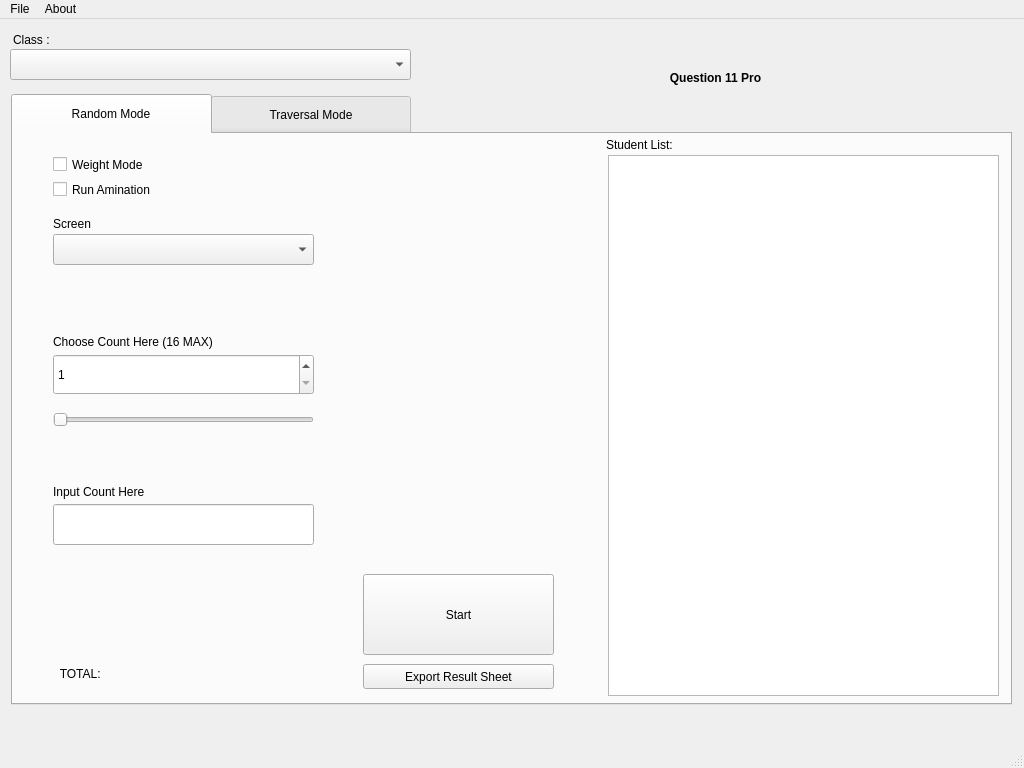
<?xml version="1.0" encoding="UTF-8"?>
<ui version="4.0">
 <class>QuestionMainWindow</class>
 <widget class="QMainWindow" name="QuestionMainWindow">
  <property name="geometry">
   <rect>
    <x>0</x>
    <y>0</y>
    <width>1024</width>
    <height>768</height>
   </rect>
  </property>
  <property name="minimumSize">
   <size>
    <width>1024</width>
    <height>768</height>
   </size>
  </property>
  <property name="maximumSize">
   <size>
    <width>1024</width>
    <height>768</height>
   </size>
  </property>
  <property name="windowTitle">
   <string>Question 11 Pro</string>
  </property>
  <widget class="QWidget" name="centralwidget">
   <widget class="QComboBox" name="classComboBox">
    <property name="geometry">
     <rect>
      <x>10</x>
      <y>30</y>
      <width>401</width>
      <height>31</height>
     </rect>
    </property>
    <property name="styleSheet">
     <string notr="true">font: 10pt &quot;Microsoft YaHei UI&quot;;</string>
    </property>
   </widget>
   <widget class="QTabWidget" name="tabWidget">
    <property name="geometry">
     <rect>
      <x>11</x>
      <y>75</y>
      <width>1001</width>
      <height>611</height>
     </rect>
    </property>
    <property name="styleSheet">
     <string notr="true">QTabBar::tab{width:200}
QTabBar::tab{height:40}
QTabBar::tab{font: oblique 12pt &quot;得意黑&quot;;}
</string>
    </property>
    <property name="tabShape">
     <enum>QTabWidget::TabShape::Rounded</enum>
    </property>
    <property name="currentIndex">
     <number>0</number>
    </property>
    <widget class="QWidget" name="tabWidgetPage1">
     <property name="enabled">
      <bool>true</bool>
     </property>
     <attribute name="title">
      <string>Random Mode</string>
     </attribute>
     <widget class="QTableView" name="tableView_SelectedStudents">
      <property name="geometry">
       <rect>
        <x>595</x>
        <y>21</y>
        <width>391</width>
        <height>541</height>
       </rect>
      </property>
      <property name="styleSheet">
       <string notr="true">font: oblique 26pt &quot;得意黑&quot;;</string>
      </property>
     </widget>
     <widget class="QComboBox" name="screenComboBox">
      <property name="geometry">
       <rect>
        <x>40</x>
        <y>100</y>
        <width>261</width>
        <height>31</height>
       </rect>
      </property>
     </widget>
     <widget class="QLabel" name="screenTipLabel">
      <property name="geometry">
       <rect>
        <x>40</x>
        <y>80</y>
        <width>261</width>
        <height>21</height>
       </rect>
      </property>
      <property name="text">
       <string>&lt;html&gt;&lt;head/&gt;&lt;body&gt;&lt;p&gt;Screen&lt;/p&gt;&lt;/body&gt;&lt;/html&gt;</string>
      </property>
     </widget>
     <widget class="QSpinBox" name="chooseCountSpinBox">
      <property name="geometry">
       <rect>
        <x>40</x>
        <y>220</y>
        <width>261</width>
        <height>41</height>
       </rect>
      </property>
      <property name="styleSheet">
       <string notr="true">font: oblique 20pt &quot;得意黑&quot;;</string>
      </property>
      <property name="minimum">
       <number>1</number>
      </property>
      <property name="maximum">
       <number>16</number>
      </property>
     </widget>
     <widget class="QSlider" name="chooseCountSlider">
      <property name="geometry">
       <rect>
        <x>40</x>
        <y>270</y>
        <width>261</width>
        <height>31</height>
       </rect>
      </property>
      <property name="minimum">
       <number>1</number>
      </property>
      <property name="maximum">
       <number>16</number>
      </property>
      <property name="pageStep">
       <number>4</number>
      </property>
      <property name="orientation">
       <enum>Qt::Orientation::Horizontal</enum>
      </property>
      <property name="tickPosition">
       <enum>QSlider::TickPosition::NoTicks</enum>
      </property>
      <property name="tickInterval">
       <number>0</number>
      </property>
     </widget>
     <widget class="QLabel" name="chooseTipLabel">
      <property name="geometry">
       <rect>
        <x>40</x>
        <y>200</y>
        <width>261</width>
        <height>16</height>
       </rect>
      </property>
      <property name="text">
       <string>Choose Count Here (16 MAX)</string>
      </property>
     </widget>
     <widget class="QLineEdit" name="countEditor">
      <property name="geometry">
       <rect>
        <x>40</x>
        <y>370</y>
        <width>261</width>
        <height>41</height>
       </rect>
      </property>
      <property name="styleSheet">
       <string notr="true">font: oblique 20pt &quot;得意黑&quot;;</string>
      </property>
      <property name="text">
       <string/>
      </property>
     </widget>
     <widget class="QLabel" name="inputTipLabel">
      <property name="geometry">
       <rect>
        <x>40</x>
        <y>350</y>
        <width>261</width>
        <height>16</height>
       </rect>
      </property>
      <property name="text">
       <string>Input Count Here</string>
      </property>
     </widget>
     <widget class="QLabel" name="label_Total">
      <property name="geometry">
       <rect>
        <x>10</x>
        <y>520</y>
        <width>81</width>
        <height>41</height>
       </rect>
      </property>
      <property name="styleSheet">
       <string notr="true">font: oblique 16pt &quot;得意黑&quot;;</string>
      </property>
      <property name="text">
       <string>&lt;html&gt;&lt;head/&gt;&lt;body&gt;&lt;p align=&quot;right&quot;&gt;TOTAL: &lt;/p&gt;&lt;/body&gt;&lt;/html&gt;</string>
      </property>
     </widget>
     <widget class="QPushButton" name="startButton">
      <property name="geometry">
       <rect>
        <x>350</x>
        <y>440</y>
        <width>191</width>
        <height>81</height>
       </rect>
      </property>
      <property name="styleSheet">
       <string notr="true">font: oblique 28pt &quot;得意黑&quot;;</string>
      </property>
      <property name="text">
       <string>Start</string>
      </property>
     </widget>
     <widget class="QLabel" name="countShowLabel">
      <property name="geometry">
       <rect>
        <x>90</x>
        <y>520</y>
        <width>211</width>
        <height>41</height>
       </rect>
      </property>
      <property name="styleSheet">
       <string notr="true">font: oblique 16pt &quot;得意黑&quot;;</string>
      </property>
      <property name="text">
       <string/>
      </property>
     </widget>
     <widget class="QLabel" name="logoLabel">
      <property name="geometry">
       <rect>
        <x>319</x>
        <y>100</y>
        <width>261</width>
        <height>261</height>
       </rect>
      </property>
      <property name="text">
       <string/>
      </property>
     </widget>
     <widget class="QLabel" name="studentListLabel">
      <property name="geometry">
       <rect>
        <x>593</x>
        <y>0</y>
        <width>391</width>
        <height>21</height>
       </rect>
      </property>
      <property name="text">
       <string>Student List:</string>
      </property>
     </widget>
     <widget class="QCheckBox" name="weightModeCheckBox">
      <property name="geometry">
       <rect>
        <x>40</x>
        <y>20</y>
        <width>261</width>
        <height>21</height>
       </rect>
      </property>
      <property name="text">
       <string>Weight Mode</string>
      </property>
     </widget>
     <widget class="QPushButton" name="exportResultButton">
      <property name="geometry">
       <rect>
        <x>350</x>
        <y>530</y>
        <width>191</width>
        <height>25</height>
       </rect>
      </property>
      <property name="text">
       <string>Export Result Sheet</string>
      </property>
     </widget>
     <widget class="QCheckBox" name="runAnimationButton">
      <property name="geometry">
       <rect>
        <x>40</x>
        <y>45</y>
        <width>261</width>
        <height>21</height>
       </rect>
      </property>
      <property name="text">
       <string>Run Amination</string>
      </property>
     </widget>
    </widget>
    <widget class="QWidget" name="tabWidgetPage2">
     <attribute name="title">
      <string>Traversal Mode</string>
     </attribute>
     <widget class="QPushButton" name="resetButton">
      <property name="geometry">
       <rect>
        <x>10</x>
        <y>510</y>
        <width>141</width>
        <height>31</height>
       </rect>
      </property>
      <property name="text">
       <string>Reset</string>
      </property>
     </widget>
     <widget class="QLabel" name="labelUnlockedRequired">
      <property name="geometry">
       <rect>
        <x>10</x>
        <y>540</y>
        <width>141</width>
        <height>21</height>
       </rect>
      </property>
      <property name="styleSheet">
       <string notr="true"/>
      </property>
      <property name="text">
       <string>&lt;html&gt;&lt;head/&gt;&lt;body&gt;&lt;p align=&quot;center&quot;&gt;Unlocked Required&lt;/p&gt;&lt;/body&gt;&lt;/html&gt;</string>
      </property>
     </widget>
     <widget class="QLabel" name="label_haveNotSelectedStudents">
      <property name="geometry">
       <rect>
        <x>600</x>
        <y>0</y>
        <width>391</width>
        <height>21</height>
       </rect>
      </property>
      <property name="text">
       <string>Student List:</string>
      </property>
     </widget>
     <widget class="QPushButton" name="startTraversalButton">
      <property name="geometry">
       <rect>
        <x>110</x>
        <y>110</y>
        <width>221</width>
        <height>61</height>
       </rect>
      </property>
      <property name="styleSheet">
       <string notr="true">font: oblique 28pt &quot;得意黑&quot;;</string>
      </property>
      <property name="text">
       <string>Start</string>
      </property>
     </widget>
     <widget class="QLineEdit" name="nameShower">
      <property name="geometry">
       <rect>
        <x>70</x>
        <y>280</y>
        <width>451</width>
        <height>91</height>
       </rect>
      </property>
      <property name="styleSheet">
       <string notr="true">font: oblique 38pt &quot;得意黑&quot;;</string>
      </property>
      <property name="text">
       <string/>
      </property>
     </widget>
     <widget class="QLineEdit" name="idShower">
      <property name="geometry">
       <rect>
        <x>70</x>
        <y>400</y>
        <width>451</width>
        <height>31</height>
       </rect>
      </property>
      <property name="text">
       <string/>
      </property>
     </widget>
     <widget class="QLabel" name="label_8">
      <property name="geometry">
       <rect>
        <x>70</x>
        <y>380</y>
        <width>451</width>
        <height>21</height>
       </rect>
      </property>
      <property name="text">
       <string>ID:</string>
      </property>
     </widget>
     <widget class="QLabel" name="label_9">
      <property name="geometry">
       <rect>
        <x>70</x>
        <y>260</y>
        <width>451</width>
        <height>21</height>
       </rect>
      </property>
      <property name="text">
       <string>Name:</string>
      </property>
     </widget>
     <widget class="QLabel" name="lastStudentTipLabel">
      <property name="geometry">
       <rect>
        <x>180</x>
        <y>480</y>
        <width>101</width>
        <height>21</height>
       </rect>
      </property>
      <property name="text">
       <string>&lt;html&gt;&lt;head/&gt;&lt;body&gt;&lt;p align=&quot;right&quot;&gt;Last Student: &lt;/p&gt;&lt;/body&gt;&lt;/html&gt;</string>
      </property>
     </widget>
     <widget class="QLabel" name="lastStudentIDTipLabel">
      <property name="geometry">
       <rect>
        <x>180</x>
        <y>530</y>
        <width>101</width>
        <height>21</height>
       </rect>
      </property>
      <property name="text">
       <string>&lt;html&gt;&lt;head/&gt;&lt;body&gt;&lt;p align=&quot;right&quot;&gt;ID: &lt;/p&gt;&lt;/body&gt;&lt;/html&gt;</string>
      </property>
     </widget>
     <widget class="QLabel" name="lastStudentLabel">
      <property name="geometry">
       <rect>
        <x>290</x>
        <y>505</y>
        <width>291</width>
        <height>21</height>
       </rect>
      </property>
      <property name="text">
       <string>&lt;html&gt;&lt;head/&gt;&lt;body&gt;&lt;p&gt;&lt;br/&gt;&lt;/p&gt;&lt;/body&gt;&lt;/html&gt;</string>
      </property>
     </widget>
     <widget class="QLabel" name="lastStudentIDLabel">
      <property name="geometry">
       <rect>
        <x>290</x>
        <y>530</y>
        <width>291</width>
        <height>21</height>
       </rect>
      </property>
      <property name="text">
       <string>&lt;html&gt;&lt;head/&gt;&lt;body&gt;&lt;p&gt;&lt;br/&gt;&lt;/p&gt;&lt;/body&gt;&lt;/html&gt;</string>
      </property>
     </widget>
     <widget class="QLabel" name="logoLabel_2">
      <property name="geometry">
       <rect>
        <x>380</x>
        <y>40</y>
        <width>200</width>
        <height>200</height>
       </rect>
      </property>
      <property name="text">
       <string/>
      </property>
     </widget>
     <widget class="QTableView" name="noQuestionedStudentsTableView">
      <property name="geometry">
       <rect>
        <x>600</x>
        <y>20</y>
        <width>391</width>
        <height>541</height>
       </rect>
      </property>
     </widget>
     <widget class="QLineEdit" name="customIdShow">
      <property name="geometry">
       <rect>
        <x>110</x>
        <y>190</y>
        <width>221</width>
        <height>31</height>
       </rect>
      </property>
     </widget>
     <widget class="QLabel" name="lastStudentNameTipLabel">
      <property name="geometry">
       <rect>
        <x>180</x>
        <y>505</y>
        <width>101</width>
        <height>21</height>
       </rect>
      </property>
      <property name="text">
       <string>&lt;html&gt;&lt;head/&gt;&lt;body&gt;&lt;p align=&quot;right&quot;&gt;Name: &lt;/p&gt;&lt;/body&gt;&lt;/html&gt;</string>
      </property>
     </widget>
    </widget>
   </widget>
   <widget class="QLabel" name="label_ClassComboBoxShow">
    <property name="geometry">
     <rect>
      <x>13</x>
      <y>11</y>
      <width>401</width>
      <height>20</height>
     </rect>
    </property>
    <property name="styleSheet">
     <string notr="true"/>
    </property>
    <property name="text">
     <string>&lt;html&gt;&lt;head/&gt;&lt;body&gt;&lt;p&gt;Class :&lt;/p&gt;&lt;/body&gt;&lt;/html&gt;</string>
    </property>
   </widget>
   <widget class="QLabel" name="titleLabel">
    <property name="geometry">
     <rect>
      <x>420</x>
      <y>30</y>
      <width>591</width>
      <height>58</height>
     </rect>
    </property>
    <property name="styleSheet">
     <string notr="true">font: oblique 36pt &quot;得意黑&quot;;</string>
    </property>
    <property name="text">
     <string>&lt;html&gt;&lt;head/&gt;&lt;body&gt;&lt;p align=&quot;center&quot;&gt;&lt;span style=&quot; font-weight:700;&quot;&gt;Question 11 Pro&lt;/span&gt;&lt;/p&gt;&lt;/body&gt;&lt;/html&gt;</string>
    </property>
   </widget>
  </widget>
  <widget class="QStatusBar" name="statusbar"/>
  <widget class="QMenuBar" name="menubar">
   <property name="geometry">
    <rect>
     <x>0</x>
     <y>0</y>
     <width>1024</width>
     <height>21</height>
    </rect>
   </property>
   <widget class="QMenu" name="menuFile">
    <property name="title">
     <string>File</string>
    </property>
    <addaction name="actionNew_Class"/>
    <addaction name="separator"/>
    <addaction name="actionHistory"/>
    <addaction name="actionManager"/>
    <addaction name="actionOpen_DashBoard"/>
    <addaction name="separator"/>
    <addaction name="actionImport"/>
    <addaction name="actionExport"/>
    <addaction name="separator"/>
    <addaction name="actionExit"/>
   </widget>
   <widget class="QMenu" name="menuAbout">
    <property name="title">
     <string>About</string>
    </property>
    <addaction name="actionAbout_Qt6"/>
    <addaction name="separator"/>
    <addaction name="actionAbout_Question"/>
    <addaction name="actionAbout_Us"/>
    <addaction name="separator"/>
    <addaction name="actionHelp"/>
   </widget>
   <addaction name="menuFile"/>
   <addaction name="menuAbout"/>
  </widget>
  <action name="actionNew_Class">
   <property name="icon">
    <iconset resource="resources.qrc">
     <normaloff>:/images/resources/images/newclass.png</normaloff>:/images/resources/images/newclass.png</iconset>
   </property>
   <property name="text">
    <string>New Class</string>
   </property>
  </action>
  <action name="actionExit">
   <property name="icon">
    <iconset resource="resources.qrc">
     <normaloff>:/images/resources/images/exit.png</normaloff>:/images/resources/images/exit.png</iconset>
   </property>
   <property name="text">
    <string>Exit</string>
   </property>
  </action>
  <action name="actionFormat_Text">
   <property name="icon">
    <iconset resource="resources.qrc">
     <normaloff>:/images/resources/images/text.png</normaloff>:/images/resources/images/text.png</iconset>
   </property>
   <property name="text">
    <string>Format Text</string>
   </property>
  </action>
  <action name="actionQuestion_Data_qcg">
   <property name="icon">
    <iconset resource="resources.qrc">
     <normaloff>:/images/resources/images/data.png</normaloff>:/images/resources/images/data.png</iconset>
   </property>
   <property name="text">
    <string>Question Data(*.qcg)</string>
   </property>
  </action>
  <action name="actionFormat_Text_2">
   <property name="icon">
    <iconset resource="resources.qrc">
     <normaloff>:/images/resources/images/text.png</normaloff>:/images/resources/images/text.png</iconset>
   </property>
   <property name="text">
    <string>Format Text</string>
   </property>
  </action>
  <action name="actionQuestion">
   <property name="icon">
    <iconset resource="resources.qrc">
     <normaloff>:/images/resources/images/data.png</normaloff>:/images/resources/images/data.png</iconset>
   </property>
   <property name="text">
    <string>Question Data(*.qcg)</string>
   </property>
  </action>
  <action name="actionAbout_Qt6">
   <property name="icon">
    <iconset resource="resources.qrc">
     <normaloff>:/icons/resources/qt_logo.png</normaloff>:/icons/resources/qt_logo.png</iconset>
   </property>
   <property name="text">
    <string>About Qt6</string>
   </property>
  </action>
  <action name="actionAbout_Question">
   <property name="icon">
    <iconset resource="resources.qrc">
     <normaloff>:/icons/resources/QuestionIcon11.png</normaloff>:/icons/resources/QuestionIcon11.png</iconset>
   </property>
   <property name="text">
    <string>About Question</string>
   </property>
  </action>
  <action name="actionAbout_Us">
   <property name="icon">
    <iconset resource="resources.qrc">
     <normaloff>:/images/resources/images/aboutUs.png</normaloff>:/images/resources/images/aboutUs.png</iconset>
   </property>
   <property name="text">
    <string>About Us</string>
   </property>
  </action>
  <action name="actionWeChat">
   <property name="icon">
    <iconset>
     <normaloff>:/icons/resources/wechat.jpg</normaloff>:/icons/resources/wechat.jpg</iconset>
   </property>
   <property name="text">
    <string>WeChat</string>
   </property>
  </action>
  <action name="actionAlipay">
   <property name="icon">
    <iconset>
     <normaloff>:/icons/resources/alipay.png</normaloff>:/icons/resources/alipay.png</iconset>
   </property>
   <property name="text">
    <string>Alipay</string>
   </property>
  </action>
  <action name="actionSettings">
   <property name="icon">
    <iconset resource="resources.qrc">
     <normaloff>:/images/resources/images/settings.png</normaloff>:/images/resources/images/settings.png</iconset>
   </property>
   <property name="text">
    <string>Settings</string>
   </property>
  </action>
  <action name="actionManager">
   <property name="icon">
    <iconset resource="resources.qrc">
     <normaloff>:/images/resources/images/manager.png</normaloff>:/images/resources/images/manager.png</iconset>
   </property>
   <property name="text">
    <string>Manager</string>
   </property>
  </action>
  <action name="actionImport">
   <property name="icon">
    <iconset resource="resources.qrc">
     <normaloff>:/images/resources/images/import.png</normaloff>:/images/resources/images/import.png</iconset>
   </property>
   <property name="text">
    <string>Import</string>
   </property>
  </action>
  <action name="actionExport">
   <property name="icon">
    <iconset resource="resources.qrc">
     <normaloff>:/images/resources/images/export.png</normaloff>:/images/resources/images/export.png</iconset>
   </property>
   <property name="text">
    <string>Export</string>
   </property>
  </action>
  <action name="actionHelp">
   <property name="icon">
    <iconset>
     <normalon>:/images/resources/images/about.png</normalon>
    </iconset>
   </property>
   <property name="text">
    <string>Help</string>
   </property>
  </action>
  <action name="actionHistory">
   <property name="icon">
    <iconset>
     <normalon>:/images/resources/images/history.png</normalon>
    </iconset>
   </property>
   <property name="text">
    <string>History</string>
   </property>
  </action>
  <action name="actionOpen_DashBoard">
   <property name="icon">
    <iconset>
     <normalon>:/images/resources/images/dash.png</normalon>
    </iconset>
   </property>
   <property name="text">
    <string>Open DashBoard</string>
   </property>
  </action>
 </widget>
 <tabstops>
  <tabstop>classComboBox</tabstop>
  <tabstop>tabWidget</tabstop>
  <tabstop>weightModeCheckBox</tabstop>
  <tabstop>screenComboBox</tabstop>
  <tabstop>chooseCountSpinBox</tabstop>
  <tabstop>chooseCountSlider</tabstop>
  <tabstop>countEditor</tabstop>
  <tabstop>startButton</tabstop>
  <tabstop>exportResultButton</tabstop>
  <tabstop>tableView_SelectedStudents</tabstop>
  <tabstop>resetButton</tabstop>
  <tabstop>startTraversalButton</tabstop>
  <tabstop>nameShower</tabstop>
  <tabstop>idShower</tabstop>
  <tabstop>noQuestionedStudentsTableView</tabstop>
  <tabstop>customIdShow</tabstop>
 </tabstops>
 <resources>
  <include location="resources.qrc"/>
 </resources>
 <connections/>
</ui>
